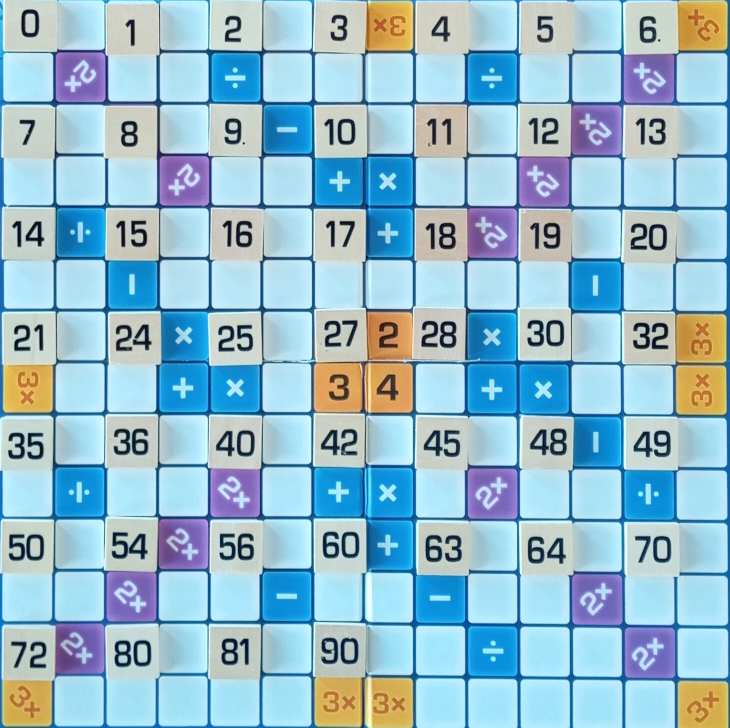
#> input picture data/all_pieces_board.jpg, 1460 x 1455 px, found by its file name (shown at 1/2 size)
$ python template_generator.py
#> lines starting #> are read from the running program, lines starting #| are printed output that depends on the picture
### src/utils/helper_functions.py
import os

def format_path(path):
    '''
    Formats the path to the correct format based on the operating system.
    '''

    if path == None:
        return None

    if os.name == 'nt':
        path = path.replace('/', '\\')
    else:
        path = path.replace('\\', '/')

    return path

### src/models/game_model.py
from enum import Enum
from utils.helper_functions import format_path

class GameMove:
    '''
    A class which represents a move in the game.
    '''

    # [4 lines left out: function __init__, not called in this run]


    def __repr__(self):
        return f"GameMove(image_path: {self.image_path}, move: {self.move}, value: {self.value})"


class GameTurn:
    '''
    A class which represents a turn in the game.
    '''

    class Player(Enum):
        '''
        An enum class which represents the players in the game.
        '''
        PLAYER1 = 1
        PLAYER2 = 2

        def __str__(self):
            return str(self.value)


    # [4 lines left out: function __init__, not called in this run]


    def __repr__(self):
        return f"GameTurn(player: {self.player}, statring_position: {self.starting_position}, score: {self.score})"


class GameModel:
    '''
    A class which represents all states of the game.
    '''

    # [5 lines left out: function __init__, not called in this run]


    @staticmethod
    def available_pieces() -> list[int]:
        '''
        Returns a list of the available pieces in the game.
        '''
        return [
            # 0-9 (10 pieces)
            0, 1, 2, 3, 4, 5, 6, 7, 8, 9,

            # 10-19 (10 pieces)
            10, 11, 12, 13, 14, 15, 16, 17, 18, 19,

            # 20-29 (6 pieces)
            20, 21, 24, 25, 27, 28,

            # 30-39 (4 pieces)
            30, 32, 35, 36,

            # 40-49 (5 pieces)
            40, 42, 45, 48, 49,

            # 50-59 (3 pieces)
            50, 54, 56,

            # 60-69 (3 pieces)
            60, 63, 64,

            # 70-79 (2 pieces)
            70, 72,

            # 80-89 (2 pieces)
            80, 81,

            # 90-99 (1 piece)
            90
        ]


    # [69 lines left out: functions __zip_scores_and_turns, __load_scores, __load_turns, __get_first_player, not called in this run]


# [4 lines that do not run on import are left out]

### src/cnn/template_generator.py
import cv2 as cv
import numpy as np
from utils.image_processing import ImageProcessing
from models.game_model import GameModel
from utils.helper_functions import format_path
from time import sleep
from tqdm import tqdm
import os

class TemplateGenerator:
    '''
    Template generator for the CNN model from the images provided as training data
    It generates the templates for the pieces from the board image. Given that
    the DataGenerator class is not enough because some pieces are not present in the
    training data, this class generates the templates from the board image, containing
    all the pieces.
    '''

    def __init__(self, board_path: str):
        '''
        Parameters:
        -----------
        board_path (str): The path to the board image.
        '''

        self.board_path = format_path(board_path)
        self.image_processing = ImageProcessing()


    def generate_templates_from_board(self):
        '''
        Generates the templates for the pieces from the board image containing all the pieces
        in a grid style arrangement.
        '''

        # read and preprocess the board image
        board = cv.imread(self.board_path)
#> board is the input picture: shape (1455, 1460, 3); mean B, G, R 204.6, 187.2, 148.7
        if board is None:
            raise FileNotFoundError(f"Image not found at {self.board_path}")

        # Resize to exactly 1470x1470 (14 * 105) to ensure perfect 105x105 grid
        board = cv.resize(board, (1470, 1470))
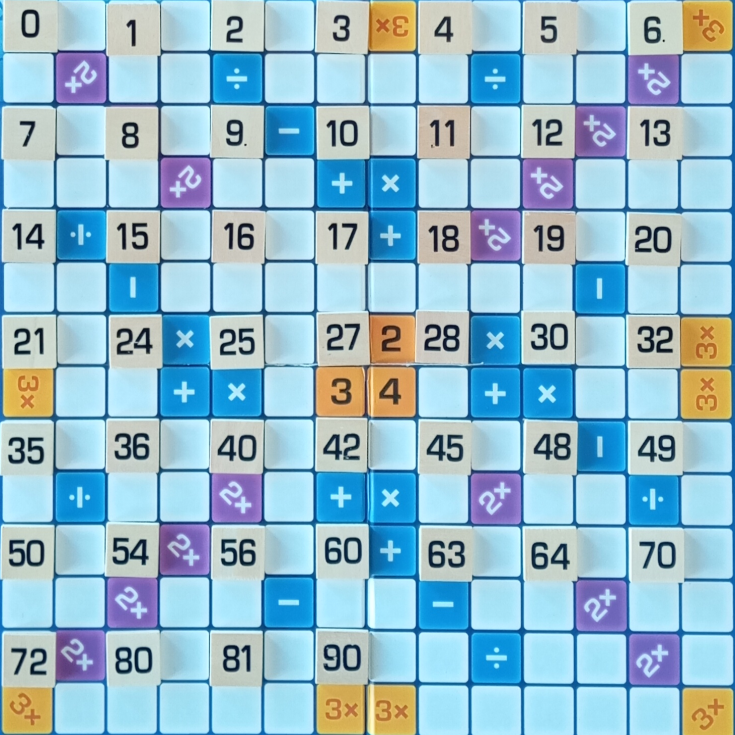
#> board: shape (1470, 1470, 3) (shown at 1/2 size); mean B, G, R 204.5, 187.1, 148.6

        pieces = []

        # Extract each 105x105 piece
        for i in range(14):  # rows
            for j in range(14):  # columns
                if i % 2 == 0 and j % 2 == 0:
                    if i < 12 or j <= 6: # Skip last two slots in bottom row
                        # Calculate piece coordinates
                        x = j * 105
                        y = i * 105

                        # Extract piece
                        piece = board[y:y+105, x:x+105]
                        pieces.append(piece)  # Store piece with its position
#> after the loop, pieces = 46 items

        return pieces


    def generate_templates_from_all_together(self):
        '''
        Generates the templates for the pieces from the board image containing all the pieces
        in placed together, one next to the other.
        '''

        # read and preprocess the board image
        board = cv.imread(self.board_path)
        if board is None:
            raise FileNotFoundError(f"Image not found at {self.board_path}")

        # calculate grid dimensions
        num_cols = 8
        num_rows = 6
        cell_size = 105

        # calculate total grid size
        grid_width = num_cols * cell_size
        grid_height = num_rows * cell_size
        board = cv.resize(board, (grid_width, grid_height))

        pieces = []

        for i in range(num_rows):
            for j in range(num_cols):
                # skip last two slots in bottom row
                if i == num_rows - 1 and j >= 6:
                    continue

                # calculate piece coordinates with border offset
                x = j * cell_size
                y = i * cell_size

                piece = board[y:y+cell_size, x:x+cell_size]
                piece = cv.resize(piece, (cell_size, cell_size))

                pieces.append(piece)

        return pieces


if __name__ == "__main__":
    if not os.path.exists("../data/templates"):
        os.makedirs("../data/templates")
    if not os.path.exists("../data/templates/board"):
        os.makedirs("../data/templates/board")
    if not os.path.exists("../data/templates/togheter"):
        os.makedirs("../data/templates/togheter")

    generator = TemplateGenerator("../data/all_pieces_board.jpg")
    pieces = generator.generate_templates_from_board()
#> pieces = 46 items
    available_pieces = GameModel.available_pieces()
    if not os.path.exists("../data/templates/board"):
        os.makedirs("../data/templates/board")
    for available_piece, piece in tqdm(zip(available_pieces, pieces)):
        cv.imwrite(f"../data/templates/board/{available_piece}.jpg", piece)
#> this loop made 46 passes
#> available_piece on passes 1 to 12: 0, 1, 2, 3, 4, 5, 6, 7, 8, 9, 10, 11
#> pass 1, `cv.imwrite(f"../data/templates/board/{available_piece}.jpg", piece)`:
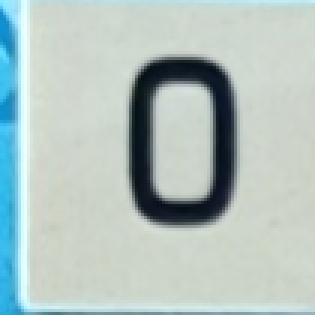
#> saved as 0.jpg: shape (105, 105, 3) (shown 3 times larger); mean B, G, R 191.2, 194.9, 178.7
#> pass 2, `cv.imwrite(f"../data/templates/board/{available_piece}.jpg", piece)`:
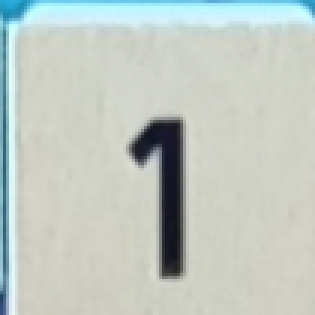
#> saved as 1.jpg: shape (105, 105, 3) (shown 3 times larger); mean B, G, R 194.8, 201.8, 193.4


    generator = TemplateGenerator("../data/all_pieces_togheter.png")
    pieces = generator.generate_templates_from_all_together()
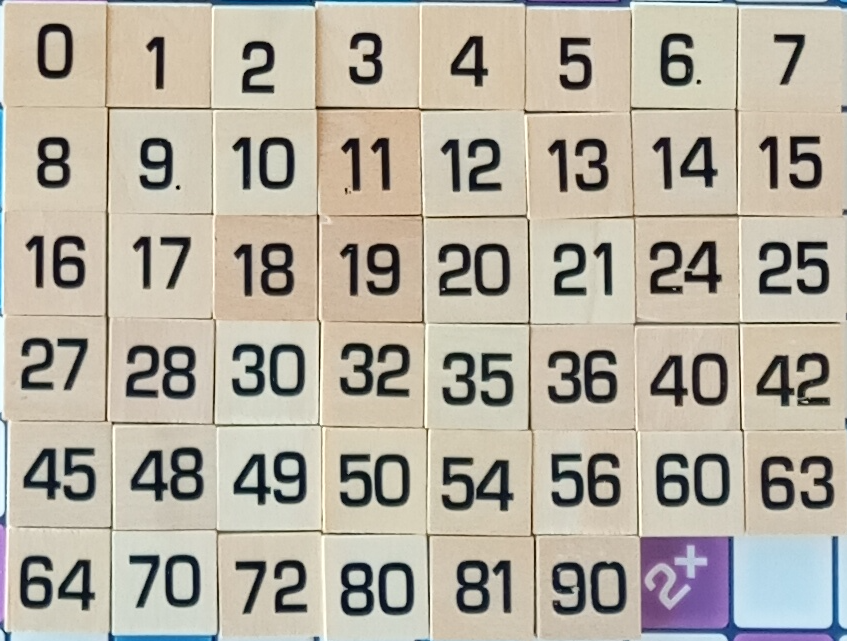
#> input picture data/all_pieces_togheter.png, 847 x 641 px, found by its file name
#> in generate_templates_from_all_together, board is the input picture: shape (641, 847, 3); mean B, G, R 162, 175.4, 181.9
#> in generate_templates_from_all_together, `board = cv.resize(board, (grid_width, grid_height))`:
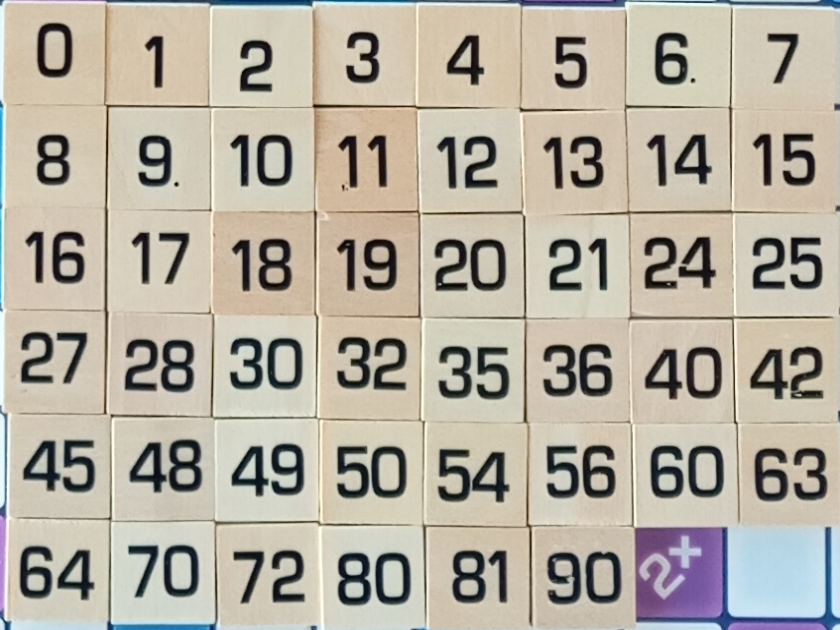
#> board: shape (630, 840, 3); mean B, G, R 161.9, 175.3, 181.7
    available_pieces = GameModel.available_pieces()
    if not os.path.exists("../data/templates/togheter"):
        os.makedirs("../data/templates/togheter")
    for available_piece, piece in tqdm(zip(available_pieces, pieces)):
        piece = cv.resize(piece, (105, 105))
        cv.imwrite(f"../data/templates/togheter/{available_piece}.jpg", piece)
#> this loop made 46 passes
#> pass 1, `piece = cv.resize(piece, (105, 105))`:
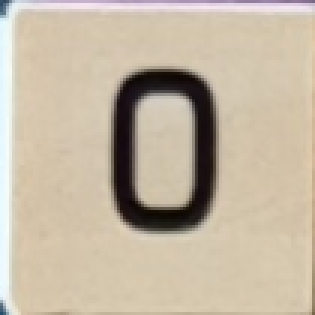
#> piece: shape (105, 105, 3) (shown 3 times larger); mean of channels 0, 1, 2 163.6, 183.1, 195.8; drawn as B, G, R
#> pass 3, `piece = cv.resize(piece, (105, 105))`:
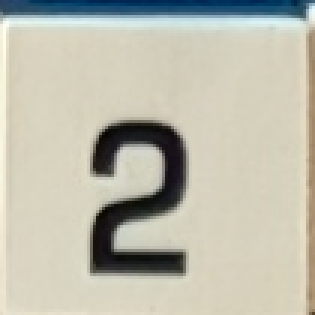
#> piece: shape (105, 105, 3) (shown 3 times larger); mean of channels 0, 1, 2 173.3, 188, 189.4; drawn as B, G, R
